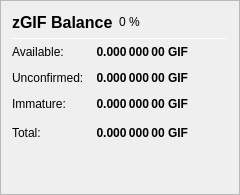
                   <widget class="QFrame" name="frame_ZerocoinBalances">
                    <property name="frameShape">
                     <enum>QFrame::StyledPanel</enum>
                    </property>
                    <property name="frameShadow">
                     <enum>QFrame::Raised</enum>
                    </property>
                    <layout class="QVBoxLayout" name="verticalLayout_7">
                     <item>
                      <layout class="QHBoxLayout" name="horizontalLayout_8" stretch="0,0,0">
                       <item>
                        <widget class="QLabel" name="label_5z_3">
                         <property name="minimumSize">
                          <size>
                           <width>0</width>
                           <height>20</height>
                          </size>
                         </property>
                         <property name="font">
                          <font>
                           <pointsize>12</pointsize>
                           <weight>75</weight>
                           <bold>true</bold>
                          </font>
                         </property>
                         <property name="text">
                          <string>zGIF Balance</string>
                         </property>
                        </widget>
                       </item>
                       <item>
                        <widget class="QLabel" name="labelzGIFPercent">
                         <property name="text">
                          <string notr="true">0 %</string>
                         </property>
                        </widget>
                       </item>
                       <item>
                        <spacer name="horizontalSpacer_11">
                         <property name="orientation">
                          <enum>Qt::Horizontal</enum>
                         </property>
                         <property name="sizeHint" stdset="0">
                          <size>
                           <width>40</width>
                           <height>20</height>
                          </size>
                         </property>
                        </spacer>
                       </item>
                      </layout>
                     </item>
                     <item>
                      <widget class="Line" name="line_ZerocoinBalance">
                       <property name="minimumSize">
                        <size>
                         <width>0</width>
                         <height>1</height>
                        </size>
                       </property>
                       <property name="maximumSize">
                        <size>
                         <width>16777215</width>
                         <height>1</height>
                        </size>
                       </property>
                       <property name="orientation">
                        <enum>Qt::Horizontal</enum>
                       </property>
                      </widget>
                     </item>
                     <item>
                      <layout class="QGridLayout" name="gridLayout_5">
                       <property name="spacing">
                        <number>12</number>
                       </property>
                       <item row="1" column="0">
                        <widget class="QLabel" name="labelzBalanceMatureText">
                         <property name="toolTip">
                          <string>Mature: more than 20 confirmation and more than 1 mint of the same denomination after it was minted.
These zGIF are spendable.</string>
                         </property>
                         <property name="text">
                          <string>Available:</string>
                         </property>
                        </widget>
                       </item>
                       <item row="1" column="1">
                        <widget class="QLabel" name="labelzBalanceMature">
                         <property name="font">
                          <font>
                           <weight>75</weight>
                           <bold>true</bold>
                          </font>
                         </property>
                         <property name="toolTip">
                          <string>Mature: more than 20 confirmation and more than 1 mint of the same denomination after it was minted.
These zGIF are spendable.</string>
                         </property>
                         <property name="text">
                          <string notr="true">0.000 000 00 GIF</string>
                         </property>
                         <property name="alignment">
                          <set>Qt::AlignRight|Qt::AlignTrailing|Qt::AlignVCenter</set>
                         </property>
                        </widget>
                       </item>
                       <item row="2" column="0">
                        <widget class="QLabel" name="labelzBalanceUnconfirmedText">
                         <property name="toolTip">
                          <string>Unconfirmed: less than 20 confirmations
Immature: confirmed, but less than 1 mint of the same denomination after it was minted</string>
                         </property>
                         <property name="text">
                          <string>Unconfirmed:</string>
                         </property>
                        </widget>
                       </item>
                       <item row="2" column="1">
                        <widget class="QLabel" name="labelzBalanceUnconfirmed">
                         <property name="font">
                          <font>
                           <weight>75</weight>
                           <bold>true</bold>
                          </font>
                         </property>
                         <property name="toolTip">
                          <string>Unconfirmed: less than 20 confirmations
Immature: confirmed, but less than 1 mint of the same denomination after it was minted</string>
                         </property>
                         <property name="text">
                          <string notr="true">0.000 000 00 GIF</string>
                         </property>
                         <property name="alignment">
                          <set>Qt::AlignRight|Qt::AlignTrailing|Qt::AlignVCenter</set>
                         </property>
                        </widget>
                       </item>
                       <item row="3" column="0">
                        <widget class="QLabel" name="labelzBalanceImmatureText">
                         <property name="toolTip">
                          <string>Unconfirmed: less than 20 confirmations
Immature: confirmed, but less than 1 mint of the same denomination after it was minted</string>
                         </property>
                         <property name="text">
                          <string>Immature:</string>
                         </property>
                        </widget>
                       </item>
                       <item row="3" column="1">
                        <widget class="QLabel" name="labelzBalanceImmature">
                         <property name="font">
                          <font>
                           <weight>75</weight>
                           <bold>true</bold>
                          </font>
                         </property>
                         <property name="toolTip">
                          <string>Unconfirmed: less than 20 confirmations
Immature: confirmed, but less than 1 mint of the same denomination after it was minted</string>
                         </property>
                         <property name="text">
                          <string notr="true">0.000 000 00 GIF</string>
                         </property>
                         <property name="alignment">
                          <set>Qt::AlignRight|Qt::AlignTrailing|Qt::AlignVCenter</set>
                         </property>
                        </widget>
                       </item>
                       <item row="4" column="0">
                        <widget class="QLabel" name="labelzBalanceText">
                         <property name="toolTip">
                          <string>Your current zGIF balance, unconfirmed and immature zGIF included.</string>
                         </property>
                         <property name="text">
                          <string>Total:</string>
                         </property>
                        </widget>
                       </item>
                       <item row="4" column="1">
                        <widget class="QLabel" name="labelzBalance">
                         <property name="font">
                          <font>
                           <weight>75</weight>
                           <bold>true</bold>
                          </font>
                         </property>
                         <property name="cursor">
                          <cursorShape>IBeamCursor</cursorShape>
                         </property>
                         <property name="toolTip">
                          <string>Your current zGIF balance, unconfirmed and immature zGIF included.</string>
                         </property>
                         <property name="text">
                          <string notr="true">0.000 000 00 GIF</string>
                         </property>
                         <property name="alignment">
                          <set>Qt::AlignRight|Qt::AlignTrailing|Qt::AlignVCenter</set>
                         </property>
                         <property name="textInteractionFlags">
                          <set>Qt::LinksAccessibleByMouse|Qt::TextSelectableByKeyboard|Qt::TextSelectableByMouse</set>
                         </property>
                        </widget>
                       </item>
                       <item row="4" column="2">
                        <spacer name="horizontalSpacer_4">
                         <property name="orientation">
                          <enum>Qt::Horizontal</enum>
                         </property>
                         <property name="sizeHint" stdset="0">
                          <size>
                           <width>40</width>
                           <height>20</height>
                          </size>
                         </property>
                        </spacer>
                       </item>
                      </layout>
                     </item>
                     <item>
                      <spacer name="verticalSpacer_4">
                       <property name="orientation">
                        <enum>Qt::Vertical</enum>
                       </property>
                       <property name="sizeHint" stdset="0">
                        <size>
                         <width>20</width>
                         <height>40</height>
                        </size>
                       </property>
                      </spacer>
                     </item>
                    </layout>
                   </widget>
